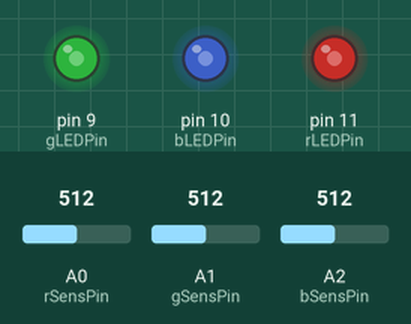
Simulated run of this sketch. Board: Arduino Uno, built with avr-gcc and run on an emulated ATmega328P. Shown: output pins drawn as LEDs (lit = HIGH). The test bench sets the inputs (shaded band); at power-on: A0 (rSensPin) = 512, A1 (gSensPin) = 512, A2 (bSensPin) = 512. What the sketch prints to the serial monitor is not drawn.

Above: at 1.2 s.
1.3 s: A0 (rSensPin) set to 417
At 2.9 s:
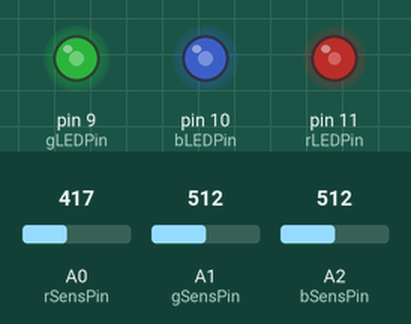
3.3 s: A0 (rSensPin) set to 383
At 4.3 s:
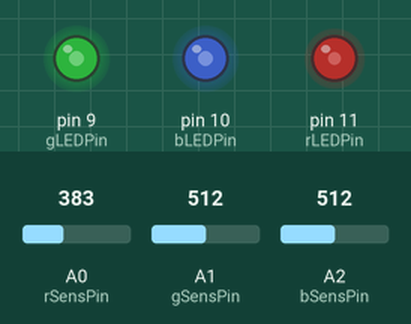
5.1 s: A1 (gSensPin) set to 418
At 5.9 s:
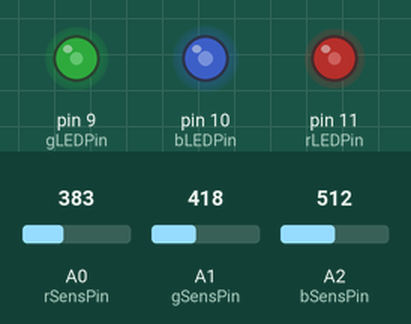
6.9 s: A1 (gSensPin) set to 389
At 8.3 s:
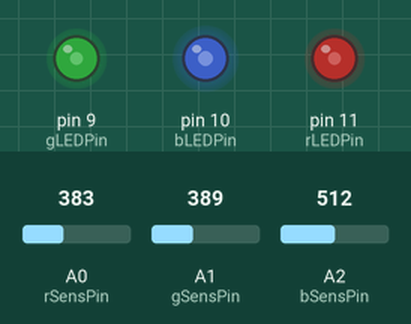
8.7 s: A2 (bSensPin) set to 410
At 9.2 s:
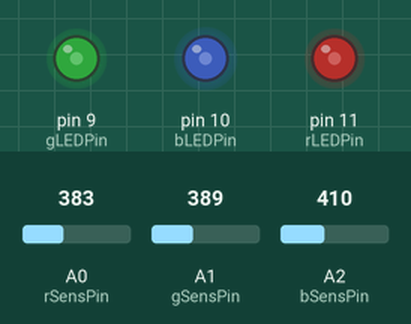
10.5 s: A2 (bSensPin) set to 392
At 11.3 s:
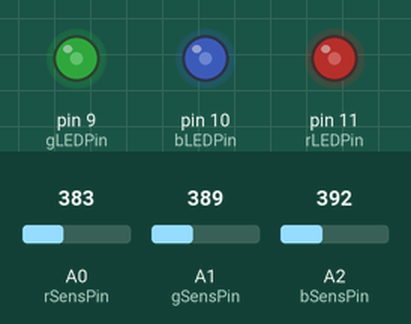
Timing chart, 0 to 13.3 s (numbered marks = the images above; inputs shaded):
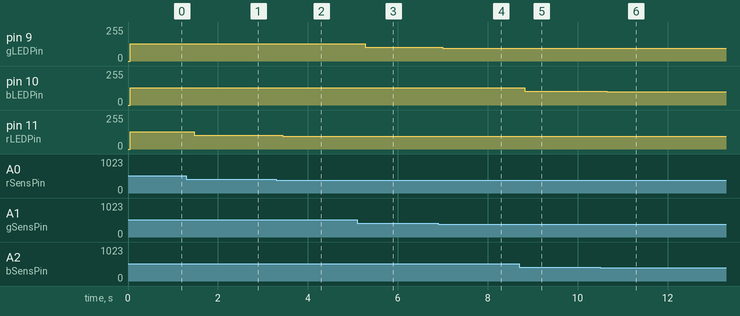

The sketch:

sketch_oct12_proj04.ino
```cpp
const int rLEDPin = 11;
const int gLEDPin = 9;
const int bLEDPin = 10;

const int rSensPin = A0;
const int gSensPin = A1;
const int bSensPin = A2;

int rLEDValue = 0;
int gLEDValue = 0;
int bLEDValue = 0;

int rSensValue = 0;
int gSensValue = 0;
int bSensValue = 0;


void setup() {
  Serial.begin(9600);
  pinMode(rLEDPin, OUTPUT);
  pinMode(gLEDPin, OUTPUT);
  pinMode(bLEDPin, OUTPUT);
}

void loop() {
  rSensValue = analogRead(rSensPin);
  delay(5);
  gSensValue = analogRead(gSensPin);
  delay(5);
  bSensValue = analogRead(bSensPin);

  Serial.print("Raw Sensor Values \t Red: ");
  Serial.print(rSensValue);
  Serial.print("\t Green: ");
  Serial.print(gSensValue);
  Serial.print("\t Blue: ");
  Serial.print(bSensValue);

  rLEDValue = rSensValue/4;
  gLEDValue = gSensValue/4;
  bLEDValue = bSensValue/4;

  Serial.print("Mapped Sensor Values \t Red: ");
  Serial.print(rLEDValue);
  Serial.print("\t Green: ");
  Serial.print(gLEDValue);
  Serial.print("\t Blue: ");
  Serial.print(bLEDValue);

  analogWrite(rLEDPin, rLEDValue);
  analogWrite(gLEDPin, gLEDValue);
  analogWrite(bLEDPin, bLEDValue);
}
```

Measured:
- after the input at 1.3 s, pin 11 (rLEDPin): 128/255 → 104/255 after 0.17 s
- after the input at 3.3 s, pin 11 (rLEDPin): 104/255 → 95/255 after 0.14 s
- after the input at 5.1 s, pin 9 (gLEDPin): 128/255 → 104/255 after 0.18 s
- after the input at 6.9 s, pin 9 (gLEDPin): 104/255 → 97/255 after 0.10 s
- after the input at 8.7 s, pin 10 (bLEDPin): 128/255 → 102/255 after 0.13 s
- after the input at 10.5 s, pin 10 (bLEDPin): 102/255 → 98/255 after 0.15 s
